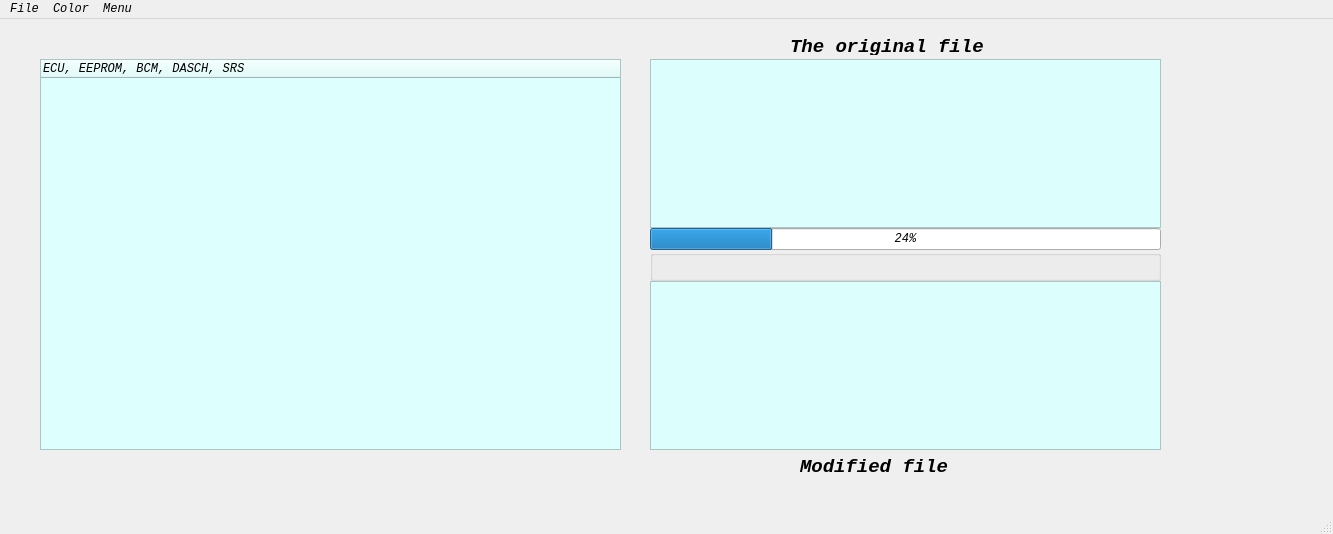
<?xml version="1.0" encoding="UTF-8"?>
<ui version="4.0">
 <class>BLACK_BOX</class>
 <widget class="QMainWindow" name="BLACK_BOX">
  <property name="geometry">
   <rect>
    <x>0</x>
    <y>0</y>
    <width>1333</width>
    <height>534</height>
   </rect>
  </property>
  <property name="font">
   <font>
    <family>Courier New</family>
    <italic>true</italic>
   </font>
  </property>
  <property name="windowTitle">
   <string>BLACK_BOX</string>
  </property>
  <widget class="QWidget" name="centralwidget">
   <widget class="QTreeWidget" name="treeWidget">
    <property name="geometry">
     <rect>
      <x>40</x>
      <y>40</y>
      <width>581</width>
      <height>391</height>
     </rect>
    </property>
    <property name="styleSheet">
     <string notr="true">background-color: rgb(221, 255, 253);
border-color: rgb(157, 170, 255);</string>
    </property>
    <column>
     <property name="text">
      <string>ECU, EEPROM, BCM, DASCH, SRS</string>
     </property>
    </column>
   </widget>
   <widget class="QWidget" name="verticalLayoutWidget">
    <property name="geometry">
     <rect>
      <x>650</x>
      <y>40</y>
      <width>511</width>
      <height>391</height>
     </rect>
    </property>
    <layout class="QVBoxLayout" name="verticalLayout">
     <property name="spacing">
      <number>0</number>
     </property>
     <property name="sizeConstraint">
      <enum>QLayout::SetMinimumSize</enum>
     </property>
     <item>
      <widget class="QTextEdit" name="originalHexEdit">
       <property name="enabled">
        <bool>true</bool>
       </property>
       <property name="styleSheet">
        <string notr="true">background-color: rgb(220, 255, 254);</string>
       </property>
      </widget>
     </item>
     <item>
      <widget class="QProgressBar" name="progressBar">
       <property name="value">
        <number>24</number>
       </property>
      </widget>
     </item>
     <item>
      <widget class="QGroupBox" name="vinPinContainer">
       <property name="sizePolicy">
        <sizepolicy hsizetype="Minimum" vsizetype="Preferred">
         <horstretch>0</horstretch>
         <verstretch>0</verstretch>
        </sizepolicy>
       </property>
       <property name="font">
        <font>
         <italic>false</italic>
         <kerning>true</kerning>
        </font>
       </property>
       <property name="accessibleDescription">
        <string/>
       </property>
       <property name="title">
        <string/>
       </property>
      </widget>
     </item>
     <item>
      <widget class="QTextEdit" name="modifiedHexEdit">
       <property name="styleSheet">
        <string notr="true">background-color: rgb(220, 255, 254);</string>
       </property>
      </widget>
     </item>
    </layout>
   </widget>
   <widget class="QLabel" name="label">
    <property name="geometry">
     <rect>
      <x>790</x>
      <y>20</y>
      <width>291</width>
      <height>16</height>
     </rect>
    </property>
    <property name="font">
     <font>
      <pointsize>14</pointsize>
      <weight>75</weight>
      <bold>true</bold>
     </font>
    </property>
    <property name="text">
     <string>The original file</string>
    </property>
   </widget>
   <widget class="QLabel" name="label_2">
    <property name="geometry">
     <rect>
      <x>800</x>
      <y>440</y>
      <width>291</width>
      <height>16</height>
     </rect>
    </property>
    <property name="font">
     <font>
      <pointsize>14</pointsize>
      <weight>75</weight>
      <bold>true</bold>
     </font>
    </property>
    <property name="text">
     <string>Modified file</string>
    </property>
   </widget>
  </widget>
  <widget class="QStatusBar" name="statusbar"/>
  <widget class="QMenuBar" name="menuBar">
   <property name="geometry">
    <rect>
     <x>0</x>
     <y>0</y>
     <width>1333</width>
     <height>26</height>
    </rect>
   </property>
   <widget class="QMenu" name="menuFile">
    <property name="title">
     <string>File</string>
    </property>
    <addaction name="actionOpen"/>
    <addaction name="actionSave"/>
    <addaction name="separator"/>
    <addaction name="actionCompare"/>
    <addaction name="separator"/>
   </widget>
   <widget class="QMenu" name="menuColor">
    <property name="title">
     <string>Color</string>
    </property>
    <addaction name="actionColor"/>
    <addaction name="separator"/>
    <addaction name="actionEditMileage"/>
   </widget>
   <widget class="QMenu" name="menuUpdate">
    <property name="title">
     <string>Menu</string>
    </property>
    <addaction name="separator"/>
    <addaction name="separator"/>
    <addaction name="actionCheckUpdate"/>
    <addaction name="actionThankYou"/>
   </widget>
   <addaction name="menuFile"/>
   <addaction name="menuColor"/>
   <addaction name="menuUpdate"/>
  </widget>
  <action name="actionOpen">
   <property name="text">
    <string>Open</string>
   </property>
  </action>
  <action name="actionSave">
   <property name="text">
    <string>Save</string>
   </property>
  </action>
  <action name="actionClose">
   <property name="text">
    <string>Close</string>
   </property>
  </action>
  <action name="actionColor">
   <property name="text">
    <string>Сhange</string>
   </property>
  </action>
  <action name="actionCompare">
   <property name="text">
    <string>Compare</string>
   </property>
  </action>
  <action name="actionUpdate">
   <property name="text">
    <string>Update</string>
   </property>
  </action>
  <action name="Download">
   <property name="text">
    <string>Download</string>
   </property>
  </action>
  <action name="actionCheckUpdate">
   <property name="text">
    <string>Check_update</string>
   </property>
  </action>
  <action name="actionEditMileage">
   <property name="text">
    <string>Edit Mileage</string>
   </property>
  </action>
  <action name="actionThankYou">
   <property name="text">
    <string>Thank you</string>
   </property>
  </action>
 </widget>
 <resources/>
 <connections/>
</ui>
